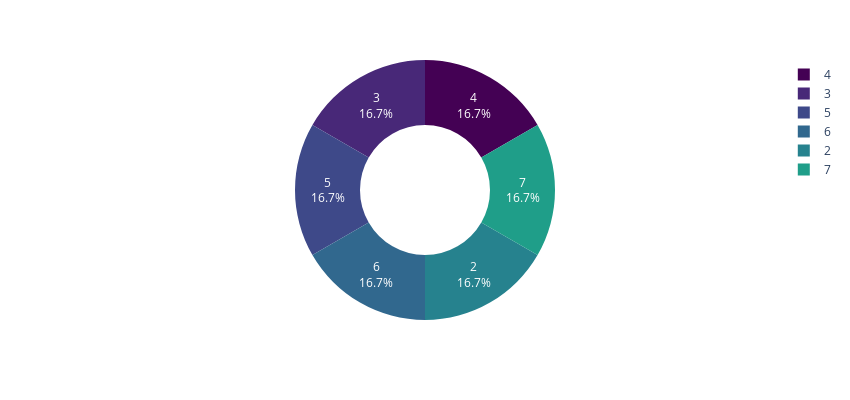

Write notebook code for a chart like this one.
### Code cell
customer_care = integer_columns['Customer_care_calls'].value_counts().reset_index()
customer_care.columns = ['Customer_care_calls','value_counts']
fig = px.pie(customer_care,names = 'Customer_care_calls',color_discrete_sequence = px.colors.sequential.Viridis , width = 850, height = 400, hole = 0.5)
fig.update_traces(textinfo = 'percent+label')
fig

### Figure 1 — Plotly figure (JSON) as saved in the notebook; plotly's stock layout.template omitted (floating-point values rounded to 4 significant figures)
{"data": [{"domain": {"x": [0, 1], "y": [0, 1]}, "hole": 0.5, "hovertemplate": "Customer_care_calls=%{label}<extra></extra>", "labels": [4, 3, 5, 6, 2, 7], "legendgroup": "", "name": "", "showlegend": true, "textinfo": "percent+label", "type": "pie"}], "layout": {"height": 400, "legend": {"tracegroupgap": 0}, "margin": {"t": 60}, "piecolorway": ["#440154", "#482878", "#3e4989", "#31688e", "#26828e", "#1f9e89", "#35b779", "#6ece58", "#b5de2b", "#fde725"], "width": 850}}
